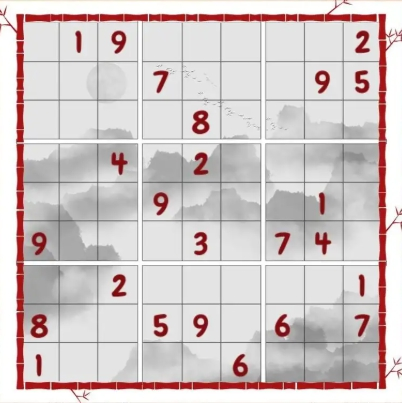
#> input picture DRONE/chap-8/Sudoku Original Screenshots and Videos.jpg, 402 x 403 px
$ python 'Image Gradients-Edge detection.py'   (older library calls are emulated)
#> lines starting #> are read from the running program, lines starting #| are printed output that depends on the picture
import cv2
import numpy as np
from matplotlib import pyplot as plt

#이미지의 변화도에 따른 가장자리 추출 방법

#Sobel 방법, Scharr 방법,Laplacian 방법이 있음
#먼저 Sobel과 Scharr은 변화도를 추출할 방향을 x와 y축으로 지정할 수 있dma
#Sobel의 경우 커널 행렬의 크기를 지정할 수 있는 인자가 있지만
#Scharr는 필터 행렬의 크기를 지정하는 인자가 없dma
#Laplacian은 변화도의 추출 방향을 지정하는 방식이 아니고
#전체 방향으로의 가장자리를 추출하며 커널 행렬의 크기를 지정할 수 있음


img = cv2.imread('./Sudoku Original Screenshots and Videos.jpg', 0)
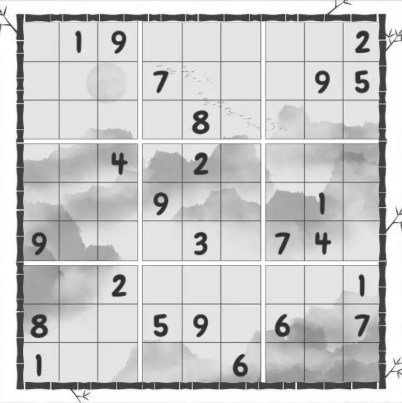
#> img: shape (403, 402); min 36, max 255, mean 202.5
laplacian = cv2.Laplacian(img,cv2.CV_8U,ksize=5)
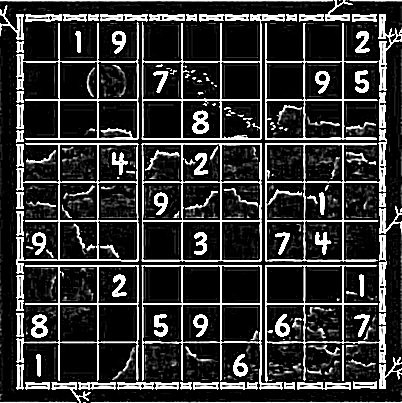
#> laplacian: shape (403, 402); min 0, max 255, mean 51.9
sobelx = cv2.Sobel(img,cv2.CV_8U,1,0,ksize=5)
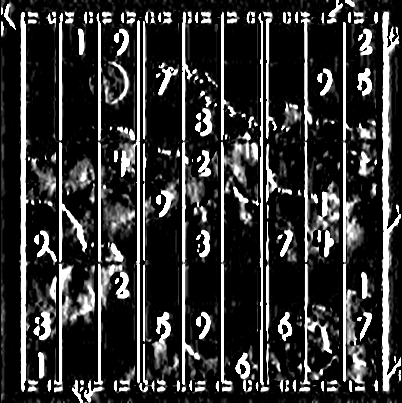
#> sobelx: shape (403, 402); min 0, max 255, mean 53.2
sobely = cv2.Sobel(img,cv2.CV_8U,0,1,ksize=5)
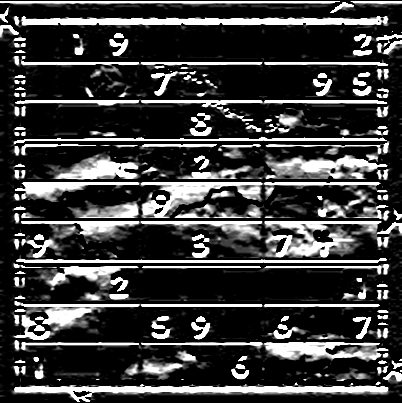
#> sobely: shape (403, 402); min 0, max 255, mean 61

plt.subplot(2,2,1),plt.imshow(img,cmap = 'gray')
plt.title('Original'), plt.xticks([]), plt.yticks([])
plt.subplot(2,2,2),plt.imshow(laplacian,cmap = 'gray')
plt.title('Laplacian'), plt.xticks([]), plt.yticks([])
plt.subplot(2,2,3),plt.imshow(sobelx,cmap = 'gray')
plt.title('Sobel X'), plt.xticks([]), plt.yticks([])
plt.subplot(2,2,4),plt.imshow(sobely,cmap = 'gray')
plt.title('Sobel Y'), plt.xticks([]), plt.yticks([])
plt.show()
